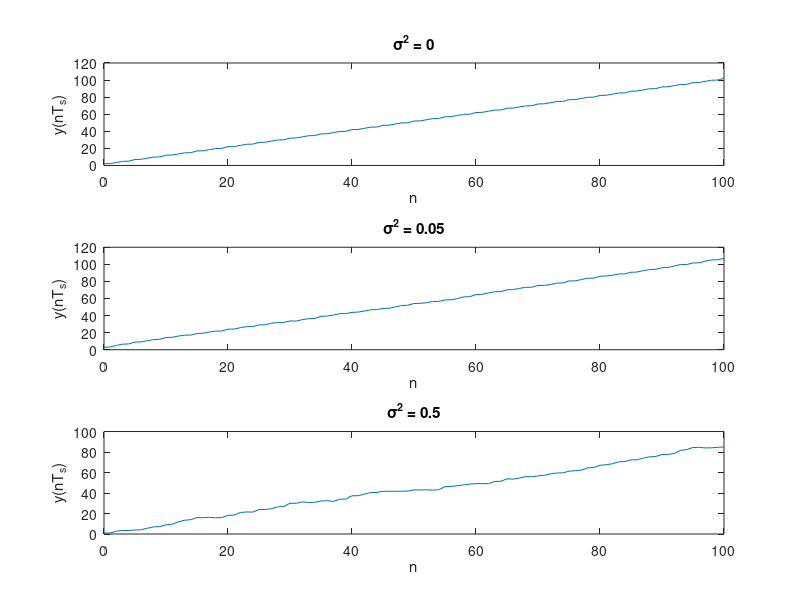

Write MATLAB code to recreate this figure.
% MATLAB script for Illustrative Problem 7.2

Am = 1;                                 % Signal Amplitude
T = 1;
Ts = 100/T;
fc = 30/T;
t = 0:T/100:T;
l_t = length(t);
g_T = sqrt(2/T)*ones(1,l_t);
si = g_T .* cos(2*pi*fc*t);
var = [ 0 0.05 0.5];                    % Noise variance vector
for k = 1 : length(var)
    % Generation of the noise components:
    n_c = sqrt(var(k))*randn(1,l_t);
    n_s = sqrt(var(k))*randn(1,l_t);
    noise = n_c.*cos(2*pi*fc*t) - n_s.*sin(2*pi*fc*t);
    r = Am*g_T.*cos(2*pi*fc*t)+noise;   % The received signal    
    y = zeros(1,l_t);
    for i = 1:l_t
        y(i) = sum(r(1:i).*si(1:i));    % The correlator output
    end
    % Plotting the results:
    subplot(3,1,k)
    plot([0 1:length(y)-1],y)
    title(['\sigma^2 = ',num2str(var(k))])
    xlabel('n')
    ylabel('y(nT_s)')
end